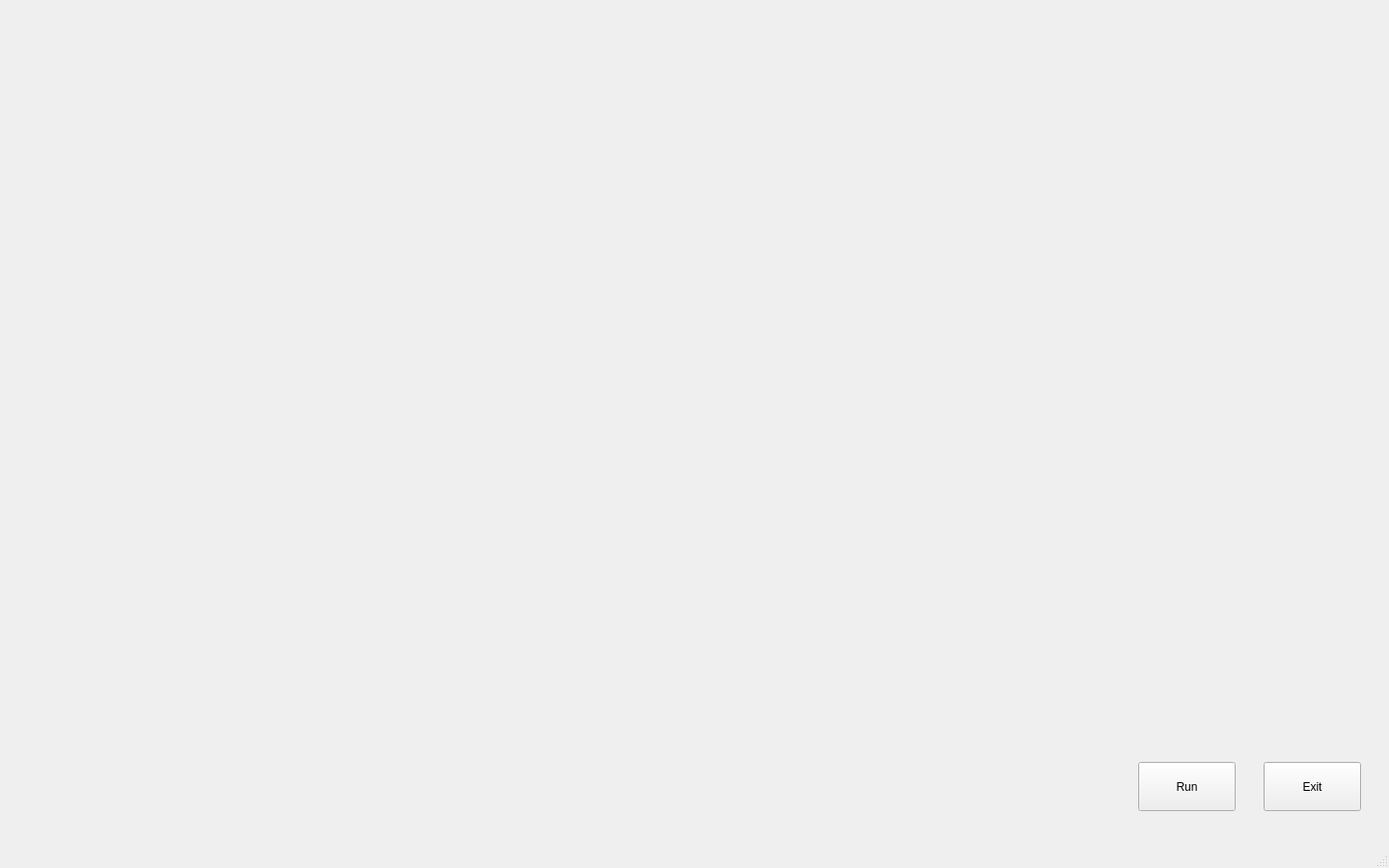
<?xml version="1.0" encoding="UTF-8"?>
<ui version="4.0">
 <class>MainWindow</class>
 <widget class="QMainWindow" name="MainWindow">
  <property name="geometry">
   <rect>
    <x>0</x>
    <y>0</y>
    <width>1440</width>
    <height>900</height>
   </rect>
  </property>
  <property name="windowTitle">
   <string>MainWindow</string>
  </property>
  <widget class="QWidget" name="centralwidget">
   <widget class="QLabel" name="label">
    <property name="geometry">
     <rect>
      <x>0</x>
      <y>0</y>
      <width>1440</width>
      <height>900</height>
     </rect>
    </property>
    <property name="text">
     <string/>
    </property>
    <property name="pixmap">
     <pixmap>Jarvis/utils/images/live_wallpaper.gif</pixmap>
    </property>
    <property name="scaledContents">
     <bool>true</bool>
    </property>
   </widget>
   <widget class="QPushButton" name="pushButton">
    <property name="geometry">
     <rect>
      <x>1180</x>
      <y>790</y>
      <width>101</width>
      <height>51</height>
     </rect>
    </property>
    <property name="styleSheet">
     <string notr="true">
font: 75 22pt &quot;Tahoma&quot;;
border-color: rgb(7, 3, 133);
background-color: qconicalgradient(cx:1, cy:0, angle:314.524, stop:0 rgba(35, 40, 3, 255), stop:0.16 rgba(136, 106, 22, 255), stop:0.225 rgba(166, 140, 41, 255), stop:0.285 rgba(204, 181, 74, 255), stop:0.345 rgba(235, 219, 102, 255), stop:0.415 rgba(245, 236, 112, 255), stop:0.482955 rgba(76, 85, 209, 255), stop:0.52 rgba(0, 208, 203, 255), stop:0.57 rgba(51, 105, 187, 255), stop:0.635 rgba(42, 77, 168, 255), stop:0.695 rgba(68, 183, 202, 255), stop:0.75 rgba(86, 106, 218, 255), stop:0.815 rgba(73, 110, 208, 255), stop:0.88 rgba(51, 128, 187, 255), stop:0.935 rgba(26, 38, 137, 255), stop:1 rgba(35, 40, 3, 255));</string>
    </property>
    <property name="text">
     <string>Run</string>
    </property>
   </widget>
   <widget class="QPushButton" name="pushButton_2">
    <property name="geometry">
     <rect>
      <x>1310</x>
      <y>790</y>
      <width>101</width>
      <height>51</height>
     </rect>
    </property>
    <property name="styleSheet">
     <string notr="true">background-color: qconicalgradient(cx:1, cy:0, angle:51.2887, stop:0 rgba(35, 40, 3, 255), stop:0.16 rgba(136, 106, 22, 255), stop:0.225 rgba(166, 140, 41, 255), stop:0.285 rgba(204, 181, 74, 255), stop:0.345 rgba(235, 102, 102, 255), stop:0.415 rgba(245, 112, 112, 255), stop:0.482955 rgba(209, 76, 197, 255), stop:0.52 rgba(208, 0, 34, 255), stop:0.57 rgba(187, 51, 51, 255), stop:0.670455 rgba(168, 42, 42, 255), stop:0.695 rgba(68, 183, 202, 255), stop:0.75 rgba(218, 86, 201, 255), stop:0.857955 rgba(208, 73, 73, 255), stop:0.88 rgba(51, 128, 187, 255), stop:0.935 rgba(137, 26, 26, 255), stop:1 rgba(35, 40, 3, 255));
font: 75 22pt &quot;Tahoma&quot;;</string>
    </property>
    <property name="text">
     <string>Exit</string>
    </property>
   </widget>
   <widget class="QLabel" name="label_2">
    <property name="geometry">
     <rect>
      <x>10</x>
      <y>10</y>
      <width>401</width>
      <height>91</height>
     </rect>
    </property>
    <property name="text">
     <string/>
    </property>
    <property name="pixmap">
     <pixmap>Jarvis/utils/images/initiating.gif</pixmap>
    </property>
   </widget>
   <widget class="QTextBrowser" name="textBrowser">
    <property name="geometry">
     <rect>
      <x>640</x>
      <y>30</y>
      <width>291</width>
      <height>61</height>
     </rect>
    </property>
    <property name="styleSheet">
     <string notr="true">font: 75 16pt &quot;MS Shell Dlg 2&quot;;
background-color:transparent;
border-radius:none;
</string>
    </property>
   </widget>
   <widget class="QTextBrowser" name="textBrowser_2">
    <property name="geometry">
     <rect>
      <x>930</x>
      <y>30</y>
      <width>391</width>
      <height>61</height>
     </rect>
    </property>
    <property name="styleSheet">
     <string notr="true">font: 75 11pt &quot;Tahoma&quot;;
background-color:transparent;
border-radius:none;

</string>
    </property>
    <property name="html">
     <string>&lt;!DOCTYPE HTML PUBLIC &quot;-//W3C//DTD HTML 4.0//EN&quot; &quot;http://www.w3.org/TR/REC-html40/strict.dtd&quot;&gt;
&lt;html&gt;&lt;head&gt;&lt;meta name=&quot;qrichtext&quot; content=&quot;1&quot; /&gt;&lt;style type=&quot;text/css&quot;&gt;
p, li { white-space: pre-wrap; }
&lt;/style&gt;&lt;/head&gt;&lt;body style=&quot; font-family:'Tahoma'; font-size:11pt; font-weight:72; font-style:normal;&quot;&gt;
&lt;p dir='rtl' style=&quot;-qt-paragraph-type:empty; margin-top:0px; margin-bottom:0px; margin-left:0px; margin-right:0px; -qt-block-indent:0; text-indent:0px;&quot;&gt;&lt;br /&gt;&lt;/p&gt;&lt;/body&gt;&lt;/html&gt;</string>
    </property>
   </widget>
   <widget class="QTextBrowser" name="textBrowser_3">
    <property name="geometry">
     <rect>
      <x>1000</x>
      <y>500</y>
      <width>431</width>
      <height>281</height>
     </rect>
    </property>
    <property name="styleSheet">
     <string notr="true">font: 11pt &quot;MS Shell Dlg 2&quot;;
background-color:transparent;</string>
    </property>
   </widget>
  </widget>
  <widget class="QMenuBar" name="menubar">
   <property name="geometry">
    <rect>
     <x>0</x>
     <y>0</y>
     <width>1440</width>
     <height>18</height>
    </rect>
   </property>
  </widget>
  <widget class="QStatusBar" name="statusbar"/>
 </widget>
 <resources/>
 <connections/>
</ui>
